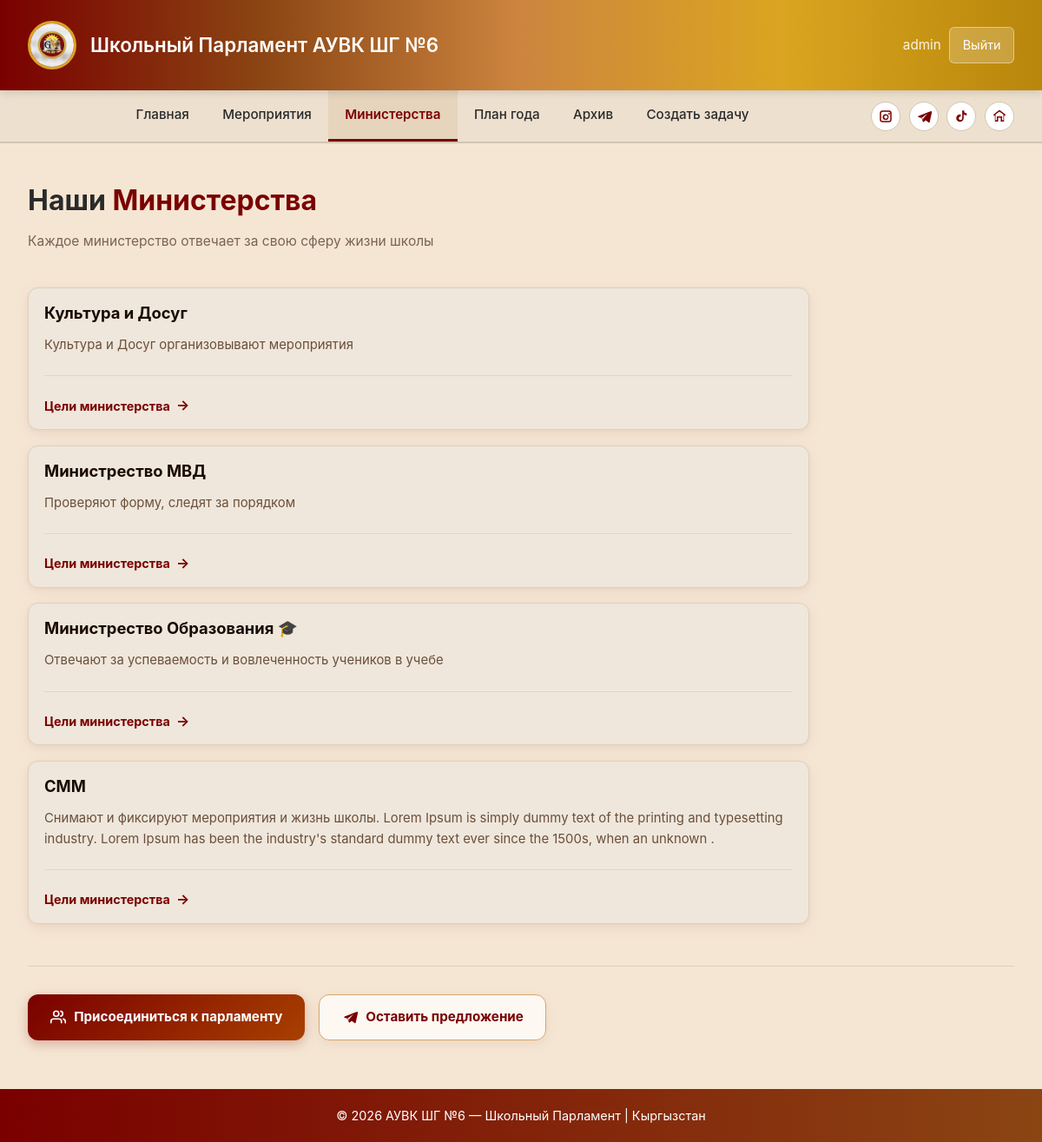
/events/ministries/ (signed in), run on an earlier commit of the app's database.
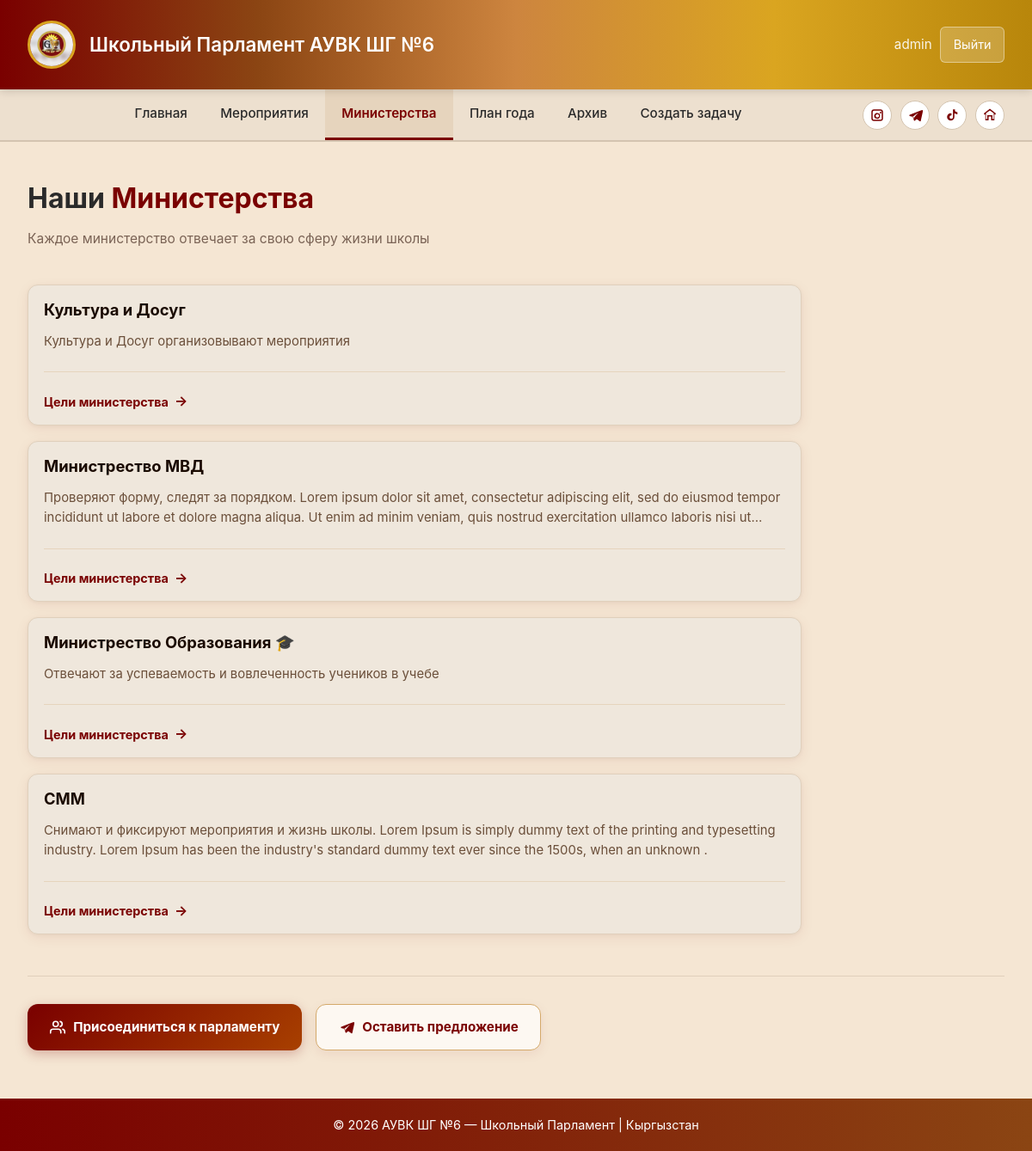
And on a later commit of the database.
### apps/ministries/models.py (models this page shows, shortened)
class Ministries(models.Model):
    name = models.CharField(max_length=50,blank=False,null=False)
    description = models.TextField(blank=False)
    image = models.ImageField(upload_to='images',blank=True)
    class Meta:
        verbose_name = 'Министерство'
        verbose_name_plural = 'Министерства'

### apps/events/views.py (the view)
# urls.py: path("ministries/", views.ministries_list, name="ministries_list"),
def ministries_list(request):
    ministries = Ministries.objects.all()
    return render(request, "events/ministries_list.html", {"ministries": ministries})

### templates/events/ministries_list.html (shortened to what this page needs)
{% extends "base_parlament.html" %}
{% load static %}
{% block content %}
<div class="page-header">
    <h2>Наши <span>Министерства</span></h2>
    <p class="page-subtitle">Каждое министерство отвечает за свою сферу жизни школы</p>
</div>
<div class="ministries-list">
    {% for ministry in ministries %}
<div class="ministry-card">
    <div class="ministry-body">
        <div class="ministry-name">{{ ministry.name }}</div>
        <div class="ministry-description">{{ ministry.description }}</div>
        <hr class="ministry-divider">
        <a href="{% url 'ministry_detail' ministry.pk %}" class="ministry-goals-link">
            Цели министерства <span class="arrow">→</span>
        </a>
    </div>
</div>
{% empty %}
    <p style="color:#999;">Министерства пока не добавлены.</p>
    {% endfor %}
</div>
<div class="cta-section">
    <a href="https://forms.google.com/YOUR_FORM_LINK" target="_blank" rel="noopener noreferrer" class="cta-btn primary">
        <svg viewBox="0 0 24 24" fill="none" stroke="currentColor" stroke-width="2.2" stroke-linecap="round" stroke-linejoin="round">
            <path d="M17 21v-2a4 4 0 0 0-4-4H5a4 4 0 0 0-4 4v2"/>
            <circle cx="9" cy="7" r="4"/>
            <path d="M23 21v-2a4 4 0 0 0-3-3.87"/>
            <path d="M16 3.13a4 4 0 0 1 0 7.75"/>
        </svg>
        Присоединиться к парламенту
    </a>
    <a href="https://t.me/YOUR_BOT" target="_blank" rel="noopener noreferrer" class="cta-btn secondary">
        <svg viewBox="0 0 24 24" fill="currentColor">
            <path d="M21.8 4.3L3.8 11.3a1 1 0 0 0 .1 1.9l4.6 1.4 1.8 5.4a1 1 0 0 0 1.6.4l2.7-2.5 4.7 3.5a1 1 0 0 0 1.6-.6l3.2-14.5a1 1 0 0 0-1.3-1.9zM9.1 13.9l8.2-6.1-6.4 7.4-.2 2.9-1.2-3.4-2.7-.8z"/>
        </svg>
        Оставить предложение
    </a>
</div>
{% endblock %}

What changed in the data, as far as the page shows it:
changed Ministries "Министрество МВД": description "Проверяют форму, следят за порядком" → "Проверяют форму, следят за порядком. Lorem ipsum dolor sit amet, consectetur adipiscing elit, sed do eiusmod tempor incididunt ut labore et dolore magna aliqua. Ut enim ad minim veniam, quis nostrud exercitation ullamco laboris nisi…"
